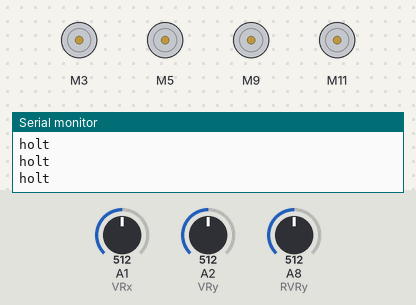
Simulated run of this sketch. Board: Arduino Mega 2560, built with avr-gcc and run on an emulated ATmega2560. Shown: 4 × DC motor (green arrow = forward, orange = backward, longer = faster), the last lines printed to the serial monitor. The inputs (shaded band) are chosen by the test bench; at power-on: A1 (VRx) = 512, A2 (VRy) = 512, A8 (RVRy) = 512.

Above: at 1.2 s.
1.3 s: A1 (VRx) set to 716
At 2.5 s:
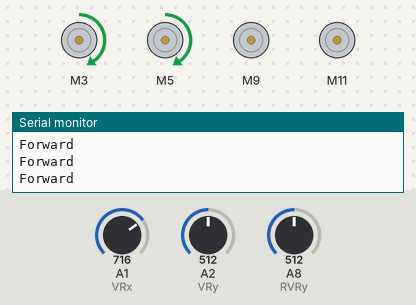
2.8 s: A2 (VRy) set to 643
4.3 s: A2 (VRy) set to 667
At 5.4 s:
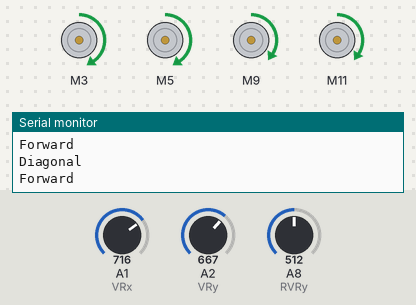
5.8 s: A8 (RVRy) set to 539
7.3 s: A8 (RVRy) set to 562
At 8.4 s:
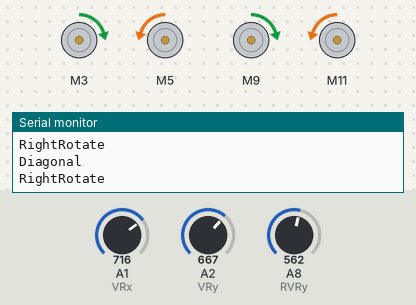
8.8 s: A8 (RVRy) set to 306
At 9.9 s:
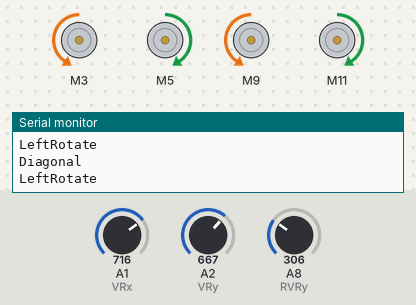
Timing chart, 0 to 11.3 s (numbered marks = the images above; inputs shaded):
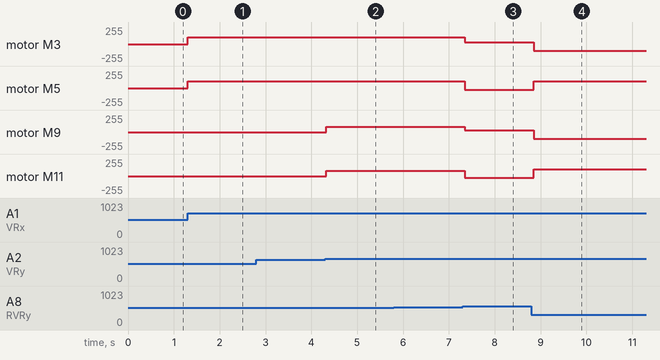

Measured:
- the behaviour switches between 655 and 656 on A2 (VRy) (found by bisection; images 1 and 2)
- the behaviour switches between 553 and 554 on A8 (RVRy) (found by bisection; images 2 and 3)
- after the input at 1.3 s, motor M3, motor M5: stopped → forward 101/255 at once
- after the input at 4.3 s, motor M9, motor M11: stopped → forward 77/255 at once
- after the input at 7.3 s, motor M3: forward 101/255 → forward 25/255 after 0.05 s; motor M5: forward 101/255 → backward 25/255 after 0.05 s; motor M9: forward 77/255 → forward 25/255 after 0.05 s; motor M11: forward 77/255 → backward 25/255 after 0.05 s
- after the input at 8.8 s, motor M3, motor M9: forward 25/255 → backward 103/255 after 0.06 s; motor M5, motor M11: backward 25/255 → forward 103/255 after 0.06 s

The sketch:

malek_ER.ino
```cpp
#include "CytronMotorDriver.h"

int VRx = A1;
int VRy = A2;

int RVRy = A8;

int xPosition = 0;
int yPosition = 0;
int RyPosition = 0;

int mapX = 0;
int mapY = 0;
int RmapY = 0;

/*
CytronMD M1(PWM_DIR, 2, 3); // PWM = Pin 2, DIR = Pin 3. Lower Left
CytronMD M2(PWM_DIR, 4, 5); // PWM = Pin 4, DIR = Pin 5. Upper Right

CytronMD M3(PWM_DIR, 6, 7); // PWM = Pin 6, DIR = Pin 7. Upper Left
CytronMD M4(PWM_DIR, 8, 9); // PWM = Pin 8, DIR = Pin 9. Lower Right
*/

CytronMD M1(PWM_DIR, 3, 2); // PWM = Pin 2, DIR = Pin 3. Lower Left
CytronMD M2(PWM_DIR, 5, 4); // PWM = Pin 4, DIR = Pin 5. Upper Right

CytronMD M3(PWM_DIR, 9, 8); // PWM = Pin 6, DIR = Pin 7. Upper Left
CytronMD M4(PWM_DIR, 11, 10); // PWM = Pin 8, DIR = Pin 9. Lower Right

void setup()
{
    Serial.begin(9600);
    pinMode(VRx, INPUT);
    pinMode(VRy, INPUT);
    pinMode(RVRy, INPUT);
}

void holt()
{
    M1.setSpeed(0);
    M2.setSpeed(0);
    M3.setSpeed(0);
    M4.setSpeed(0);
    Serial.print("holt\n");
}

void forward()
{
    M1.setSpeed(mapX);
    M2.setSpeed(mapX);
    Serial.print("Forward\n");
}

void backward()
{
    M1.setSpeed(mapX);
    M2.setSpeed(mapX);
    Serial.print("Backward\n");
}

void right()
{
    M3.setSpeed(mapY);
    M4.setSpeed(mapY);
    Serial.print("Right\n");
}

void left()
{
    M3.setSpeed(mapY);
    M4.setSpeed(mapY);
    Serial.print("Left\n");
}

void LeftRotate()
{
  M1.setSpeed(RmapY);
  M2.setSpeed(-RmapY);
  M3.setSpeed(RmapY);
  M4.setSpeed(-RmapY);
  Serial.print("LeftRotate\n");
}

void RightRotate()
{
  M1.setSpeed(RmapY);
  M2.setSpeed(-RmapY);
  M3.setSpeed(RmapY);
  M4.setSpeed(-RmapY);
  Serial.print("RightRotate \n");
}

void diagonal()
{
  M1.setSpeed(mapX);
  M2.setSpeed(mapX);
  M3.setSpeed(mapY);
  M4.setSpeed(mapY);
  Serial.print("Diagonal \n");
}

void loop()
{
    xPosition = analogRead(VRx);
    yPosition = analogRead(VRy);
    RyPosition = analogRead(RVRy);

    mapX = map(xPosition, 0, 1023, -255, 255);
    mapY = map(yPosition, 0, 1023, -255, 255);
    RmapY = map(RyPosition, 0, 1023, -255, 255);


   if(abs(abs(mapY) - abs(mapX)) < 30 && abs(mapY) >= 50 && abs(mapX) >= 50)
        {
          diagonal();
        }

   if (RmapY < -20)
        {
            LeftRotate();
        }
   else if (RmapY > 20)
        {
            RightRotate();
        }
   else if (mapX > 20)
        {
            forward();
        }
   else if (mapX < -20)
        {
            backward();
        }
   else if (mapY > 20)
        {
            right();
        }
    else if (mapY < -20)
        {
            left();
        }
    else if (mapX > -20 && mapX < 20 && mapY > -20 && mapY < 20 && RmapY < 20 && RmapY > -20)
        {
            holt();
        }

    delay(100);
}
```
